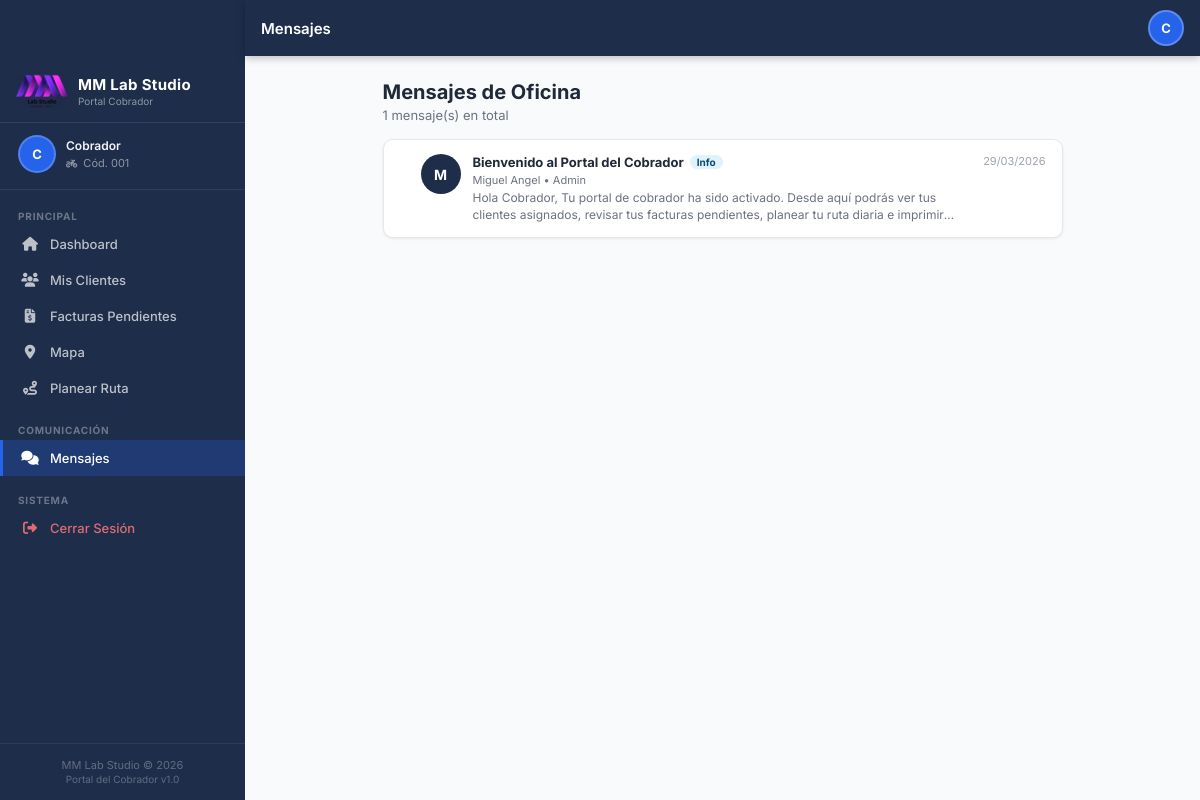
Screenshot of /cobrador/mensajes.php (signed in) with the database file from the repository.
### tables this page shows
CREATE TABLE `configuracion_sistema` (
  `id` int(11) NOT NULL,
  `nombre_empresa` varchar(100) NOT NULL,
  `rif` varchar(20) DEFAULT NULL,
  `direccion` text DEFAULT NULL,
  `telefono` varchar(15) DEFAULT NULL,
  `celular` varchar(15) DEFAULT NULL,
  `email` varchar(100) DEFAULT NULL,
  `logo_url` varchar(255) DEFAULT NULL,
  `moneda` varchar(10) DEFAULT 'USD',
  `dias_gracia_pago` int(11) DEFAULT 5,
  `formato_factura` text DEFAULT NULL,
  `created_at` timestamp NOT NULL DEFAULT current_timestamp(),
  `updated_at` timestamp NOT NULL DEFAULT current_timestamp() ON UPDATE current_timestamp()
);

CREATE TABLE `cobrador_mensajes` (
  `id` int(11) NOT NULL,
  `cobrador_id` int(11) NOT NULL,
  `usuario_id` int(11) NOT NULL,
  `asunto` varchar(150) NOT NULL,
  `mensaje` text NOT NULL,
  `prioridad` enum('normal','urgente','informativo') NOT NULL DEFAULT 'normal',
  `leido` tinyint(1) NOT NULL DEFAULT 0,
  `fecha_envio` datetime NOT NULL DEFAULT current_timestamp(),
  `fecha_leido` datetime DEFAULT NULL,
  `cliente_visita_id` int(11) DEFAULT NULL,
  `created_at` timestamp NOT NULL DEFAULT current_timestamp()
);

CREATE TABLE `usuarios` (
  `id` int(11) NOT NULL,
  `usuario` varchar(50) NOT NULL,
  `password` varchar(255) NOT NULL,
  `nombre` varchar(100) NOT NULL,
  `email` varchar(100) NOT NULL,
  `rol` enum('admin','vendedor','cobrador','supervisor') NOT NULL DEFAULT 'cobrador',
  `estado` enum('activo','inactivo') DEFAULT 'activo',
  `ultimo_acceso` datetime DEFAULT NULL,
  `created_at` timestamp NOT NULL DEFAULT current_timestamp(),
  `updated_at` timestamp NOT NULL DEFAULT current_timestamp() ON UPDATE current_timestamp()
);

### cobrador/mensajes.php (the view, shortened to what this page needs)
<?php
$paginaActualTitulo = 'Mensajes';
require_once __DIR__ . '/header_cobrador.php';
$cobradorId = (int)$_SESSION['cobrador_portal_id'];
$mensajes = [];
try {
    $stmt = $conn->prepare("
        SELECT m.*,
               u.nombre AS remitente_nombre,
               u.rol    AS remitente_rol,
               cl.nombre      AS cliente_visita_nombre,
               cl.apellidos   AS cliente_visita_apellidos,
               cl.direccion   AS cliente_visita_dir,
               cl.telefono1   AS cliente_visita_tel,
               cl.id          AS cliente_visita_id_real
        FROM cobrador_mensajes m
        JOIN usuarios u ON m.usuario_id = u.id
        LEFT JOIN clientes cl ON cl.id = m.cliente_visita_id
        WHERE m.cobrador_id = ?
        ORDER BY m.fecha_envio DESC
        LIMIT 80
    ");
    $stmt->execute([$cobradorId]);
    $mensajes = $stmt->fetchAll(PDO::FETCH_ASSOC);
} catch (PDOException $e) {
    error_log('mensajes.php: ' . $e->getMessage());
}
function tiempoRel(string $fecha): string {
    $diff = time() - strtotime($fecha);
    return date('d/m/Y', strtotime($fecha));
}
?>
<div class="app-content">
<div class="bandeja-wrap">
  <div class="bandeja-header-bar">
    <div>
      <div class="page-title">
        Mensajes de Oficina
      </div>
      <div class="page-subtitle">
        <?= count($mensajes) ?> mensaje(s) en total
      </div>
    </div>
  </div>
  <?php if (empty($mensajes)): ?>
  <div class="empty-state">
    <i class="fas fa-comments"></i>
    <h3>Sin mensajes</h3>
    <p>Aún no tienes mensajes del personal de oficina.</p>
  </div>
  <?php else: ?>
  <div class="card" style="overflow:hidden;" id="listaMensajes">
    <?php foreach ($mensajes as $msg):
        $esAdmin    = $msg['remitente_rol'] === 'admin';
        $iniciales  = strtoupper(substr($msg['remitente_nombre'], 0, 1));
        $bgAvatar   = $esAdmin ? 'var(--primary)' : 'var(--accent)';
        $noLeido    = !$msg['leido'];
    ?>
    <div class="msg-list-item <?= $noLeido ? 'unread' : '' ?>"
         id="msgItem<?= $msg['id'] ?>"
         onclick="abrirMensaje(<?= $msg['id'] ?>)">
      <?php if ($noLeido): ?>
        <div class="msg-dot-unread"></div>
      <?php else: ?>
        <div class="msg-dot-read"></div>
      <?php endif; ?>
      <div class="msg-avatar" style="background:<?= $bgAvatar ?>;">
        <?= htmlspecialchars($iniciales) ?>
      </div>
      <div style="flex:1;min-width:0;">
        <div style="display:flex;align-items:center;gap:6px;flex-wrap:wrap;">
          <span class="msg-asunto-text"><?= htmlspecialchars($msg['asunto']) ?></span>
          <?php if ($msg['prioridad'] === 'informativo'): ?>
            <span style="font-size:10px;background:var(--info-light);color:var(--info-text);
                         border-radius:10px;padding:1px 7px;font-weight:700;">
              Info
            </span>
          <?php endif; ?>
        </div>
        <div style="font-size:11px;color:var(--text-muted);margin-top:2px;">
          <?= htmlspecialchars($msg['remitente_nombre']) ?>
          &bull; <?= ucfirst($msg['remitente_rol']) ?>
        </div>
        <div class="msg-preview"><?= htmlspecialchars($msg['mensaje']) ?></div>
      </div>
      <div class="msg-time"><?= tiempoRel($msg['fecha_envio']) ?></div>
    </div>
    <?php endforeach; ?>
  </div>
  <?php endif; ?>
</div>
</div>
</body>
</html>

### cobrador/header_cobrador.php (shortened to what this page needs)
<?php
require_once __DIR__ . '/config_cobrador.php';
$nombreCobrador = $_SESSION['cobrador_portal_nombre'] ?? 'Cobrador';
$codigoCobrador = $_SESSION['cobrador_portal_codigo'] ?? '';
$partes   = explode(' ', trim($nombreCobrador));
$iniciales = strtoupper(substr($partes[0] ?? 'C', 0, 1));
$cfg = ['logo_url' => '', 'nombre_empresa' => 'ORTHIIS'];
try {
    $stmtCfg = $conn->query("SELECT logo_url, nombre_empresa FROM configuracion_sistema WHERE id=1 LIMIT 1");
    $cfg = $stmtCfg->fetch(PDO::FETCH_ASSOC) ?: $cfg;
} catch (PDOException $e) {  }
$tituloPagina = $paginaActualTitulo ?? 'Portal Cobrador';
function navActivo(string $pagina): string {
    return basename($_SERVER['PHP_SELF']) === $pagina ? ' active' : '';
}
?>
<!DOCTYPE html>
<html lang="es">
<head>
  <link rel="stylesheet" href="css/cobrador.css">
  <link rel="stylesheet" href="https://cdnjs.cloudflare.com/ajax/libs/font-awesome/6.5.0/css/all.min.css">
</head>
<body>
<header class="app-topbar" id="appTopbar">
  <div class="topbar-left">
    <span class="topbar-page-title"><?= htmlspecialchars($tituloPagina) ?></span>
  </div>
  <div class="topbar-right">
    <div class="topbar-avatar" id="topbarAvatar" onclick="toggleDropdown()">
      <?= htmlspecialchars($iniciales) ?>
    </div>
  </div>
</header>
<nav class="app-sidebar" id="appSidebar">
  <div class="sidebar-brand">
    <?php if (!empty($cfg['logo_url'])): ?>
      <img src="../<?= htmlspecialchars($cfg['logo_url']) ?>"
           alt="<?= htmlspecialchars($cfg['nombre_empresa']) ?>"
           style="height:34px;width:auto;border-radius:8px;object-fit:contain;"
           onerror="this.style.display='none';">
      <div class="brand-text">
        <div class="brand-name"><?= htmlspecialchars($cfg['nombre_empresa']) ?></div>
        <div class="brand-sub">Portal Cobrador</div>
      </div>
    <?php endif; ?>
  </div>
  <div class="sidebar-cobrador-info">
    <div style="display:flex;align-items:center;gap:10px;">
      <div style="width:38px;height:38px;border-radius:50%;background:var(--accent);color:#fff;
                  display:flex;align-items:center;justify-content:center;font-size:13px;
                  font-weight:700;flex-shrink:0;border:2px solid rgba(255,255,255,.2);">
        <?= htmlspecialchars($iniciales) ?>
      </div>
      <div>
        <div class="sidebar-cobrador-name"><?= htmlspecialchars($nombreCobrador) ?></div>
        <div class="sidebar-cobrador-code">
          <i class="fas fa-motorcycle" style="font-size:9px;margin-right:3px;"></i>
          Cód. <?= htmlspecialchars($codigoCobrador) ?>
        </div>
      </div>
    </div>
  </div>
  <div class="sidebar-nav">
    <div class="nav-section-label">Principal</div>
    <a href="dashboard.php" class="nav-item<?= navActivo('dashboard.php') ?>">
      <i class="fas fa-house"></i> Dashboard
    </a>
    <a href="clientes.php" class="nav-item<?= navActivo('clientes.php') ?>">
      <i class="fas fa-users"></i> Mis Clientes
    </a>
    <a href="facturas.php" class="nav-item<?= navActivo('facturas.php') && !isset($_GET['vista']) ? ' active' : '' ?>">
      <i class="fas fa-file-invoice-dollar"></i> Facturas Pendientes
    </a>
    <a href="facturas.php?vista=mapa" class="nav-item<?= navActivo('facturas.php') && ($_GET['vista'] ?? '') === 'mapa' ? ' active' : '' ?>">
      <i class="fas fa-map-marker-alt"></i> Mapa
    </a>
    <a href="facturas.php?vista=ruta" class="nav-item<?= navActivo('facturas.php') && ($_GET['vista'] ?? '') === 'ruta' ? ' active' : '' ?>">
      <i class="fas fa-route"></i> Planear Ruta
    </a>
    <div class="nav-section-label" style="margin-top:8px;">Comunicación</div>
    <a href="mensajes.php" class="nav-item<?= navActivo('mensajes.php') ?>" id="navMensajes">
      <i class="fas fa-comments"></i>
      Mensajes
    </a>
    <div class="nav-section-label" style="margin-top:8px;">Sistema</div>
    <a href="logout.php" class="nav-item" style="color:rgba(255,120,120,.85);">
      <i class="fas fa-right-from-bracket"></i> Cerrar Sesión
    </a>
  </div>
  <div class="sidebar-footer">
    <?= htmlspecialchars($cfg['nombre_empresa']) ?> © <?= date('Y') ?><br>
    <span style="font-size:10px;">Portal del Cobrador v1.0</span>
  </div>
</nav>

### cobrador/mensajes.php (style rules this page uses)
.bandeja-wrap { max-width: 680px; margin: 0 auto; }
.bandeja-header-bar { display: flex; align-items: center; justify-content: space-between; margin-bottom: 16px; flex-wrap: wrap; gap: 8px; }
.msg-list-item { display: flex; align-items: flex-start; gap: 12px; padding: 14px 16px; background: var(--white); border-bottom: 1px solid var(--border); cursor: pointer; transition: background .15s; text-decoration: none; color: inherit; position: relative; }
.msg-list-item:first-child { border-radius: var(--radius) var(--radius) 0 0; }
.msg-list-item:last-child { border-bottom: none; border-radius: 0 0 var(--radius) var(--radius); }
.msg-list-item:only-child { border-radius: var(--radius); }
.msg-avatar { width: 40px; height: 40px; border-radius: 50%; display: flex; align-items: center; justify-content: center; font-size: 14px; font-weight: 700; color: #fff; flex-shrink: 0; }
.msg-dot-read { width: 9px; height: 9px; flex-shrink: 0; }
.msg-asunto-text { font-size: 13px; font-weight: 700; color: var(--gray-800); line-height: 1.3; }
.msg-preview { font-size: 12px; color: var(--text-muted); margin-top: 3px; overflow: hidden; display: -webkit-box; -webkit-line-clamp: 2; -webkit-box-orient: vertical; line-height: 1.4; }
.msg-time { font-size: 11px; color: var(--gray-400); white-space: nowrap; flex-shrink: 0; margin-left: auto; }

### rows the page displays
configuracion_sistema: logo_url (picture), nombre_empresa "MM Lab Studio"
cobrador_mensajes: usuario.nombre "M", asunto "Bienvenido al Portal del Cobrador", prioridad "Info", usuario.nombre "Miguel Angel", usuario.rol "Admin", mensaje "Hola Cobrador, Tu portal de cobrador ha sido activado. Desde aquí podrás ver tus clientes asignados, revisar tus facturas pendientes, planear tu ruta diaria e…", fecha_envio "29/03/2026"

### other values shown
$tituloPagina "Mensajes"
$iniciales "C"
$nombreCobrador "Cobrador"
$codigoCobrador "001"
count($mensajes) "1"
